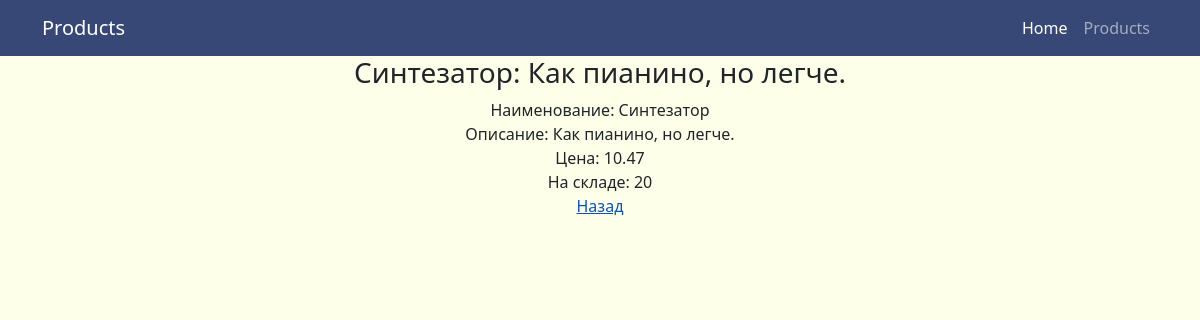
Page /products/7 on the earlier database version.
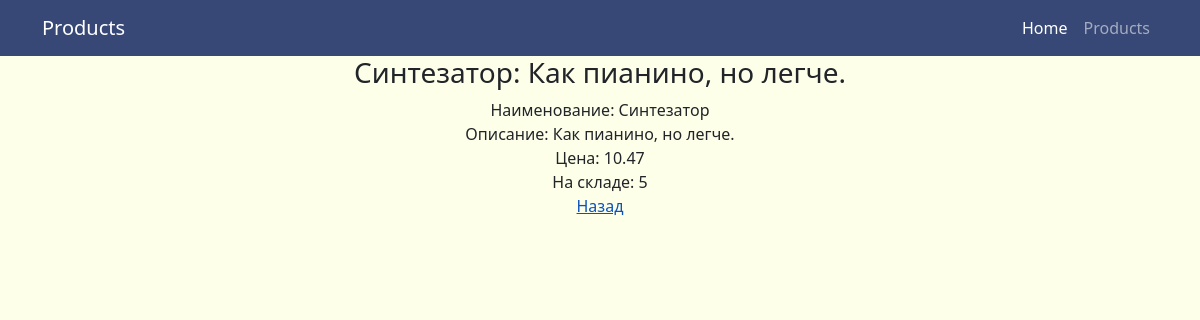
Same page on the later database version.
### simpleapp/models.py (models this page shows)
class Product(models.Model):
    name = models.CharField(
        max_length=50,
        unique=True, # названия товаров не должны повторяться
    )
    description = models.TextField()
    quantity = models.IntegerField(
        validators=[MinValueValidator(0)],
    )
    category = models.ForeignKey(
        to='Category',
        on_delete=models.CASCADE,
        related_name='products', # все продукты в категории будут доступны через поле products
    )
    price = models.FloatField(
        validators=[MinValueValidator(0.0)],
    )
    def __str__(self):
        return f'{self.name.title()}: {self.description[:50]}'

### simpleapp/views.py (the view)
# urls.py: path('<int:pk>', ProductDetail.as_view())
class ProductDetail(DetailView):
    model = Product
    template_name = 'product.html'
    context_object_name = 'product'

### templates/product.html (shortened to what this page needs)
{% extends 'flatpages/default.html' %}
{% block content %}
<h3> {{ product }} </h3>
<span> Наименование: {{product.name}} </span> <br>
<span> Описание: {{product.description}} </span> <br>
<span> Цена: {{product.price}} </span> <br>
<span> На складе: {{product.quantity}} </span> <br>
<a href="{{ request.META.HTTP_REFERER }}">Назад</a>
{% endblock content %}

### templates/flatpages/default.html (shortened to what this page needs)
{% load static %}
<!DOCTYPE html>
<html lang="en">
    <head>
        <link href="{% static '/css/style.css' %}" rel="stylesheet">
    </head>
    <body>
        <nav class="navbar navbar-expand-lg navbar-dark bg-dark">
            <div class="container">
                <a class="navbar-brand" href="/products/">Products</a>
                <div class="collapse navbar-collapse" id="navbarSupportedContent">
                    <ul class="navbar-nav ms-auto mb-2 mb-lg-0">
                        <li class="nav-item"><a class="nav-link active" aria-current="page" href="/">Home</a></li>
                        <li class="nav-item"><a class="nav-link" href="/products/">Products</a></li>
                    </ul>
                </div>
            </div>
        </nav>
        <div class="container">
            <div class="row">
            <div class="col-lg-12 text-center">
            {% block content %}{% endblock content %}
            </div>
            </div>
        </div>
    </body>
</html>

Differences in the rows shown:
changed Product "Синтезатор: Как пианино, но легче.": quantity "20" → "5"
